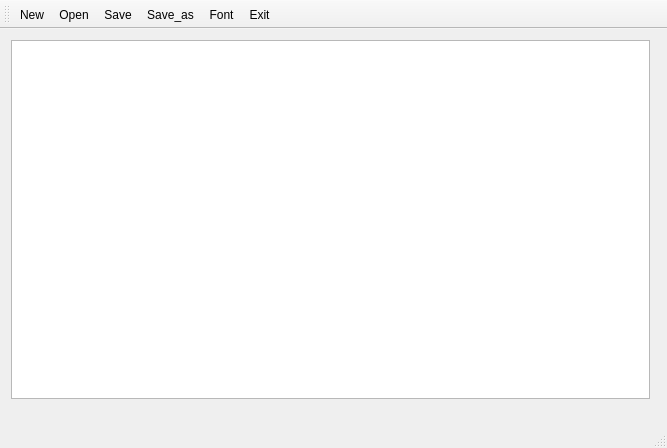
<?xml version="1.0" encoding="UTF-8"?>
<ui version="4.0">
 <class>Notepad</class>
 <widget class="QMainWindow" name="Notepad">
  <property name="geometry">
   <rect>
    <x>0</x>
    <y>0</y>
    <width>667</width>
    <height>448</height>
   </rect>
  </property>
  <property name="windowTitle">
   <string>Notepad</string>
  </property>
  <widget class="QWidget" name="centralWidget">
   <widget class="QWidget" name="verticalLayoutWidget">
    <property name="geometry">
     <rect>
      <x>0</x>
      <y>0</y>
      <width>661</width>
      <height>381</height>
     </rect>
    </property>
    <layout class="QVBoxLayout" name="verticalLayout">
     <item>
      <widget class="QTextEdit" name="textEdit"/>
     </item>
    </layout>
   </widget>
  </widget>
  <widget class="QToolBar" name="mainToolBar">
   <attribute name="toolBarArea">
    <enum>TopToolBarArea</enum>
   </attribute>
   <attribute name="toolBarBreak">
    <bool>false</bool>
   </attribute>
   <addaction name="actionNew"/>
   <addaction name="actionOpen"/>
   <addaction name="actionSave"/>
   <addaction name="actionSave_as"/>
   <addaction name="actionFont"/>
   <addaction name="actionExit"/>
  </widget>
  <widget class="QStatusBar" name="statusBar"/>
  <action name="actionNew">
   <property name="text">
    <string>New</string>
   </property>
   <property name="toolTip">
    <string>Create a new file</string>
   </property>
   <property name="shortcut">
    <string>Alt+A</string>
   </property>
  </action>
  <action name="actionOpen">
   <property name="text">
    <string>Open</string>
   </property>
   <property name="toolTip">
    <string>Open a file</string>
   </property>
   <property name="shortcut">
    <string>Ctrl+O</string>
   </property>
  </action>
  <action name="actionSave">
   <property name="text">
    <string>Save</string>
   </property>
   <property name="toolTip">
    <string>Save file</string>
   </property>
   <property name="shortcut">
    <string>Ctrl+S</string>
   </property>
  </action>
  <action name="actionSave_as">
   <property name="text">
    <string>Save_as</string>
   </property>
   <property name="toolTip">
    <string>Save as &lt;path&gt;</string>
   </property>
   <property name="shortcut">
    <string>Ctrl+Shift+S</string>
   </property>
  </action>
  <action name="actionExit">
   <property name="text">
    <string>Exit</string>
   </property>
   <property name="toolTip">
    <string>Quit</string>
   </property>
   <property name="shortcut">
    <string>Alt+F4</string>
   </property>
  </action>
  <action name="actionFont">
   <property name="text">
    <string>Font</string>
   </property>
   <property name="toolTip">
    <string>Select the font</string>
   </property>
   <property name="shortcut">
    <string>Ctrl+F</string>
   </property>
  </action>
 </widget>
 <layoutdefault spacing="6" margin="11"/>
 <resources/>
 <connections/>
</ui>
